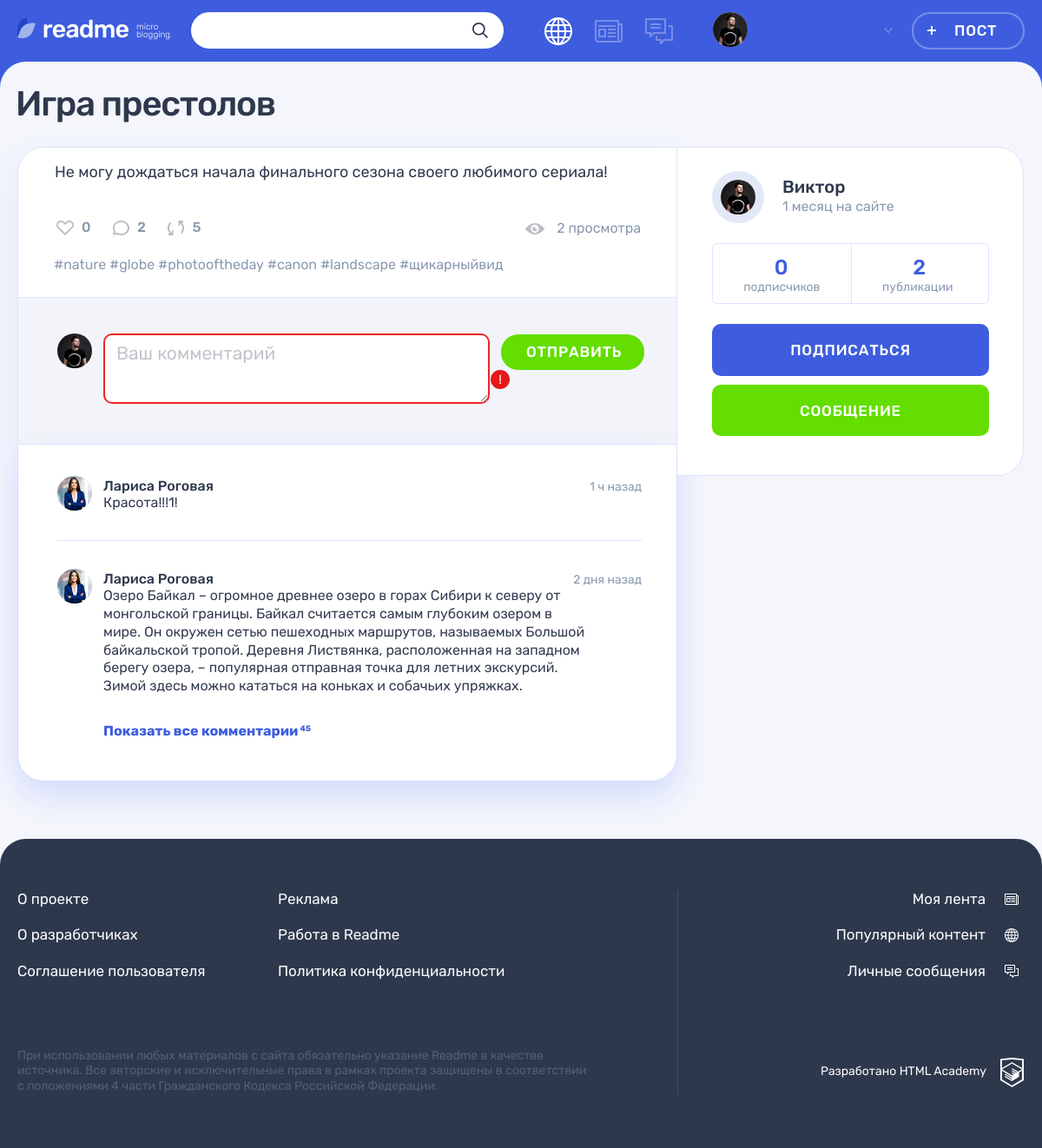
/post.php?id=2, run on the app's committed database.
### tables this page shows
CREATE TABLE posts (
   id INT AUTO_INCREMENT PRIMARY KEY,
   author_id INT NOT NULL,
   title VARCHAR (128) NOT NULL,
   text TEXT NULL,
   image VARCHAR (255) NULL,
   video VARCHAR (255) NULL,
   link VARCHAR (255) NULL,
   views INT NULL,
   quote_author VARCHAR (128) NULL,
   type_id INT NOT NULL,
   dt_add TIMESTAMP DEFAULT CURRENT_TIMESTAMP,
   CONSTRAINT post_author_ref FOREIGN KEY (author_id) REFERENCES users (id) ON DELETE CASCADE,
   CONSTRAINT post_type_ref FOREIGN KEY (type_id) REFERENCES post_types (id) ON DELETE CASCADE
);

CREATE TABLE users (
   id INT AUTO_INCREMENT PRIMARY KEY,
   email VARCHAR (128) NOT NULL UNIQUE,
   login VARCHAR (32) NOT NULL UNIQUE,
   password CHAR (64) NOT NULL,
   avatar VARCHAR (255) NULL,
   dt_add TIMESTAMP DEFAULT CURRENT_TIMESTAMP
);

### helpers.php (called while the page is built, shortened)
<?php
function get_noun_plural_form(int $number, string $one, string $two, string $many): string
{
    $number = (int)$number;
    $mod10 = $number % 10;
    $mod100 = $number % 100;
    switch (true) {
        case ($mod10 === 1):
            return $one;
        case ($mod10 >= 2 && $mod10 <= 4):
            return $two;
        default:
            return $many;
    }
}
function include_template($name, array $data = [])
{
    $name = 'templates/' . $name;
    extract($data);
    require $name;
    $result = ob_get_clean();
    return $result;
}
function relative_time(int $time): string {
  $minute = 60;
  $hour = $minute * 60;
  $day = $hour * 24;
  $week = $day * 7;
  $five_week = $week * 5;
  if ($time >= $five_week) {
    $relative_time = $time / $five_week;
    $string_one = 'месяц';
    $string_two = 'месяца';
    $string_many = 'месяцев';
  } elseif ($time >= $week && $time < $five_week) {
    $relative_time = $time / $week;
    $string_one = 'неделю';
    $string_two = 'недели';
    $string_many = 'недель';
  } elseif ($time >= $day && $time < $week) {
    $relative_time = $time / $day;
    $string_one = 'день';
    $string_two = 'дня';
    $string_many = 'дней';
  } elseif ($time >= $hour && $time < $day) {
    $relative_time = $time / $hour;
    $string_one = 'час';
    $string_two = 'часа';
    $string_many = 'часов';
  } else {
    $relative_time = $time / $minute;
    $string_one = 'минуту';
    $string_two = 'минуты';
    $string_many = 'минут';
  }
  $relative_time = floor($relative_time);
  return sprintf('%s %s', $relative_time, get_noun_plural_form($relative_time, $string_one, $string_two, $string_many));
};

### db_helpers.php (called while the page is built, shortened)
<?php
function db_get_prepare_stmt(mysqli $link, string $sql, array $data = []): ?mysqli_stmt
{
  $stmt = mysqli_prepare($link, $sql);
  if ($data) {
    $types = '';
    $stmt_data = [];
    foreach ($data as $value) {
      $type = 's';
      if (is_int($value)) {
        $type = 'i';
      }
      $types .= $type;
      $stmt_data[] = $value;
    }
    $values = array_merge([$stmt, $types], $stmt_data);
    mysqli_stmt_bind_param(...$values);
  }
  return $stmt;
}
function db_get_fetch_all(mysqli $link, mysqli_stmt $stmt, int $mode = MYSQLI_ASSOC): ?array
{
  mysqli_stmt_execute($stmt);
  $result = mysqli_stmt_get_result($stmt);
  return mysqli_fetch_all($result, $mode);
}
function db_get_post(mysqli $link, int $id): ?array
{
  $sql =
  "
    SELECT
      p.id,
      p.title,
      p.text,
      p.quote_author,
      p.link,
      p.image,
      p.views,
      p.author_id,
      pt.type,
      (SELECT COUNT(post_id) FROM likes WHERE post_id = ?) as likes_count,
      (SELECT COUNT(post_id) FROM comments WHERE post_id = ?) as comments_count
    FROM posts p
    JOIN post_types pt ON pt.id = p.type_id
    WHERE p.id = ?
  ";
  $stmt = db_get_prepare_stmt($link, $sql, array_fill(0, 3, $id));
  return db_get_fetch_all($link, $stmt)[0] ?? null;
}
function db_get_user(mysqli $link, int $id): ?array
{
  $sql =
  "
    SELECT
      u.login,
      u.dt_add,
      u.avatar,
      u.login,
      (SELECT COUNT(follower_id) FROM subscriptions WHERE following_id = $id) as followers_count,
      (SELECT COUNT(id) FROM posts WHERE author_id = $id) as posts_count
    FROM users u
    WHERE u.id = $id
  ";
  $stmt = db_get_prepare_stmt($link, $sql);
  return db_get_fetch_all($link, $stmt)[0] ?? null;
}

### templates/post-details.php (the view, shortened to what this page needs)
<?php
$post = $post ?? [];
$user = $user ?? [];
?>
<main class="page__main page__main--publication">
  <div class="container">
    <h1 class="page__title page__title--publication">
      <?= $post['title'] ?? ''?>
    </h1>
    <section class="post-details">
      <div class="post-details__wrapper post-<?= $post['type'] ?? '' ?>">
        <div class="post-details__main-block post post--details">
          <?php if(!empty($post['type'])): ?>
            <?php if ($post['type'] === 'quote'): ?>
              <div class="post-details__image-wrapper post-quote">
                <div class="post__main">
                  <blockquote>
                    <p>
                      <?= $post['text'] ?? '' ?>
                    </p>
                    <cite>
                      <?= $post['quote_author'] ?? '' ?>
                    </cite>
                  </blockquote>
                </div>
              </div>
            <?php elseif ($post['type'] === 'text'): ?>
              <div class="post-details__image-wrapper post-text">
                <div class="post__main">
                  <p>
                    <?= $post['text'] ?? '' ?>
                  </p>
                </div>
              </div>
            <?php elseif ($post['type'] === 'video'): ?>
              <div class="post-details__image-wrapper post-photo__image-wrapper">
                <?= embed_youtube_video($post['video'] ?? ''); ?>
              </div>
            <?php elseif ($post['type'] === 'photo'): ?>
              <div class="post-details__image-wrapper post-photo__image-wrapper">
                <img src="img/<?= $post['image'] ?? '' ?>" alt="Фото от пользователя" width="760" height="507">
              </div>
            <?php endif; ?>
          <?php endif; ?>
          <div class="post__indicators">
            <div class="post__buttons">
              <a class="post__indicator post__indicator--likes button" href="#" title="Лайк">
                <svg class="post__indicator-icon" width="20" height="17">
                  <use xlink:href="#icon-heart"></use>
                </svg>
                <span>
                  <?= $post['likes_count'] ?? '' ?>
                </span>
              </a>
              <a class="post__indicator post__indicator--comments button" href="#" title="Комментарии">
                <svg class="post__indicator-icon" width="19" height="17">
                  <use xlink:href="#icon-comment"></use>
                </svg>
                <span>
                  <?= $post['comments_count'] ?? '' ?>
                </span>
              </a>
              <a class="post__indicator post__indicator--repost button" href="#" title="Репост">
                <svg class="post__indicator-icon" width="19" height="17">
                  <use xlink:href="#icon-repost"></use>
                </svg>
                <span>5</span>
              </a>
            </div>
            <span class="post__view">
              <?php
                $views = $post['views'] ?? 0;
                echo $views . ' ' . get_noun_plural_form($views, 'просмотр', 'просмотра', 'просмотров');
              ?>
            </span>
          </div>
          <ul class="post__tags">
            <li><a href="#">#nature</a></li>
            <li><a href="#">#globe</a></li>
            <li><a href="#">#photooftheday</a></li>
            <li><a href="#">#canon</a></li>
            <li><a href="#">#landscape</a></li>
            <li><a href="#">#щикарныйвид</a></li>
          </ul>
          <div class="comments">
            <form class="comments__form form" action="#" method="post">
              <div class="comments__my-avatar">
                <img class="comments__picture" src="img/userpic-medium.jpg" alt="Аватар пользователя">
              </div>
              <div class="form__input-section form__input-section--error">
                <textarea class="comments__textarea form__textarea form__input" placeholder="Ваш комментарий"></textarea>
                <button class="form__error-button button" type="button">!</button>
              </div>
              <button class="comments__submit button button--green" type="submit">Отправить</button>
            </form>
            <div class="comments__list-wrapper">
              <ul class="comments__list">
                <li class="comments__item user">
                  <div class="comments__avatar">
                    <a class="user__avatar-link" href="#">
                      <img class="comments__picture" src="img/userpic-larisa.jpg" alt="Аватар пользователя">
                    </a>
                  </div>
                  <div class="comments__info">
                    <div class="comments__name-wrapper">
                      <a class="comments__user-name" href="#">
                        <span>Лариса Роговая</span>
                      </a>
                      <time class="comments__time" datetime="2019-03-20">1 ч назад</time>
                    </div>
                    <p class="comments__text">
                      Красота!!!1!
                    </p>
                  </div>
                </li>
                <li class="comments__item user">
                  <div class="comments__avatar">
                    <a class="user__avatar-link" href="#">
                      <img class="comments__picture" src="img/userpic-larisa.jpg" alt="Аватар пользователя">
                    </a>
                  </div>
                  <div class="comments__info">
                    <div class="comments__name-wrapper">
                      <a class="comments__user-name" href="#">
                        <span>Лариса Роговая</span>
                      </a>
                      <time class="comments__time" datetime="2019-03-18">2 дня назад</time>
                    </div>
                    <p class="comments__text">
                      Озеро Байкал – огромное древнее озеро в горах Сибири к северу от монгольской границы. Байкал считается самым глубоким озером в мире. Он окружен сетью пешеходных маршрутов, называемых Большой байкальской тропой. Деревня Листвянка, расположенная на западном берегу озера, – популярная отправная точка для летних экскурсий. Зимой здесь можно кататься на коньках и собачьих упряжках.
                    </p>
                  </div>
                </li>
              </ul>
              <a class="comments__more-link" href="#">
                <span>Показать все комментарии</span>
                <sup class="comments__amount">45</sup>
              </a>
            </div>
          </div>
        </div>
        <div class="post-details__user user">
          <div class="post-details__user-info user__info">
            <div class="post-details__avatar user__avatar">
              <a class="post-details__avatar-link user__avatar-link" href="#">
                <img class="post-details__picture user__picture" src="img/<?= $user['avatar'] ?? '' ?>" alt="Аватар пользователя">
              </a>
            </div>
            <div class="post-details__name-wrapper user__name-wrapper">
              <a class="post-details__name user__name" href="#">
                <span>
                  <?= $user['login'] ?? '' ?>
                </span>
              </a>
              <time
                class="post-details__time user__time"
                datetime="<?= $user['dt_add'] ?>"
              >
                <?= relative_time(time() - strtotime($user['dt_add'])) ?> на сайте
              </time>
            </div>
          </div>
          <div class="post-details__rating user__rating">
            <p class="post-details__rating-item user__rating-item user__rating-item--subscribers">
              <?php $followers_count = $user['followers_count'] ?? 0 ?>
              <span class="post-details__rating-amount user__rating-amount">
                <?= $followers_count ?>
              </span>
              <span class="post-details__rating-text user__rating-text">
                <?= get_noun_plural_form($followers_count, 'подписчик', 'подписчика', 'подписчиков') ?>
              </span>
            </p>
            <p class="post-details__rating-item user__rating-item user__rating-item--publications">
              <?php $posts_count = $user['posts_count'] ?? 0 ?>
              <span class="post-details__rating-amount user__rating-amount">
                <?= $user['posts_count'] ?>
              </span>
              <span class="post-details__rating-text user__rating-text">
                <?= get_noun_plural_form($posts_count, 'публикация', 'публикации', 'публикаций') ?>
              </span>
            </p>
          </div>
          <div class="post-details__user-buttons user__buttons">
            <button class="user__button user__button--subscription button button--main" type="button">Подписаться</button>
            <a class="user__button user__button--writing button button--green" href="#">Сообщение</a>
          </div>
        </div>
      </div>
    </section>
  </div>
</main>

### data on the page
posts: title "Игра престолов", text "Не могу дождаться начала финального сезона своего любимого сериала!", views "2"
users: avatar (picture), login "Виктор"

### other printed values
$post['likes_count'] "0"
$post['comments_count'] "2"
get_noun_plural_form($views, 'просмотр', 'просмотра', 'просмотров') "просмотра"
$followers_count "0"
$user['posts_count'] "2"
